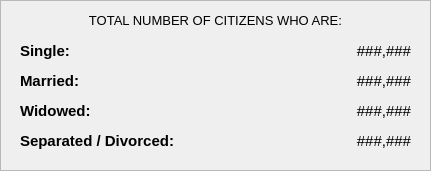
    <widget class="QFrame" name="demo_framePopulationOverview_3">
     <property name="geometry">
      <rect>
       <x>10</x>
       <y>470</y>
       <width>431</width>
       <height>171</height>
      </rect>
     </property>
     <property name="styleSheet">
      <string notr="true">#demo_framePopulationOverview{
	background-color: #fcfcfc;
}</string>
     </property>
     <property name="frameShape">
      <enum>QFrame::Shape::StyledPanel</enum>
     </property>
     <property name="frameShadow">
      <enum>QFrame::Shadow::Raised</enum>
     </property>
     <widget class="QLabel" name="demo_labelTotalMale_4">
      <property name="geometry">
       <rect>
        <x>20</x>
        <y>40</y>
        <width>201</width>
        <height>21</height>
       </rect>
      </property>
      <property name="font">
       <font>
        <family>Arial</family>
        <pointsize>11</pointsize>
        <bold>true</bold>
       </font>
      </property>
      <property name="styleSheet">
       <string notr="true">#demo_labelTotalMale {
	background-color: transparent;
	color: #4f4f4f;
}
</string>
      </property>
      <property name="text">
       <string>Single:</string>
      </property>
      <property name="alignment">
       <set>Qt::AlignmentFlag::AlignLeading|Qt::AlignmentFlag::AlignLeft|Qt::AlignmentFlag::AlignVCenter</set>
      </property>
     </widget>
     <widget class="QLabel" name="demo_labelTotalFemale_4">
      <property name="geometry">
       <rect>
        <x>20</x>
        <y>70</y>
        <width>201</width>
        <height>21</height>
       </rect>
      </property>
      <property name="font">
       <font>
        <family>Arial</family>
        <pointsize>11</pointsize>
        <bold>true</bold>
       </font>
      </property>
      <property name="styleSheet">
       <string notr="true">#demo_labelTotalFemale {
	background-color: transparent;
	color: #4f4f4f;
}
</string>
      </property>
      <property name="text">
       <string>Married:</string>
      </property>
      <property name="alignment">
       <set>Qt::AlignmentFlag::AlignLeading|Qt::AlignmentFlag::AlignLeft|Qt::AlignmentFlag::AlignVCenter</set>
      </property>
     </widget>
     <widget class="QLabel" name="demo_TotalMale_4">
      <property name="geometry">
       <rect>
        <x>250</x>
        <y>40</y>
        <width>161</width>
        <height>21</height>
       </rect>
      </property>
      <property name="font">
       <font>
        <family>Arial</family>
        <pointsize>11</pointsize>
        <bold>false</bold>
       </font>
      </property>
      <property name="styleSheet">
       <string notr="true">#demo_TotalMale {
	background-color: transparent;
	color: #4f4f4f;
}
</string>
      </property>
      <property name="text">
       <string>###,###</string>
      </property>
      <property name="alignment">
       <set>Qt::AlignmentFlag::AlignRight|Qt::AlignmentFlag::AlignTrailing|Qt::AlignmentFlag::AlignVCenter</set>
      </property>
     </widget>
     <widget class="QLabel" name="demo_TotalFemale_4">
      <property name="geometry">
       <rect>
        <x>250</x>
        <y>70</y>
        <width>161</width>
        <height>21</height>
       </rect>
      </property>
      <property name="font">
       <font>
        <family>Arial</family>
        <pointsize>11</pointsize>
        <bold>false</bold>
       </font>
      </property>
      <property name="styleSheet">
       <string notr="true">#demo_TotalFemale {
	background-color: transparent;
	color: #4f4f4f;
}
</string>
      </property>
      <property name="text">
       <string>###,###</string>
      </property>
      <property name="alignment">
       <set>Qt::AlignmentFlag::AlignRight|Qt::AlignmentFlag::AlignTrailing|Qt::AlignmentFlag::AlignVCenter</set>
      </property>
     </widget>
     <widget class="QLabel" name="label_desc_4">
      <property name="geometry">
       <rect>
        <x>0</x>
        <y>10</y>
        <width>431</width>
        <height>20</height>
       </rect>
      </property>
      <property name="font">
       <font>
        <family>Arial</family>
        <pointsize>10</pointsize>
       </font>
      </property>
      <property name="styleSheet">
       <string notr="true">#label_desc{
	color: #969696;
}</string>
      </property>
      <property name="text">
       <string>TOTAL NUMBER OF CITIZENS WHO ARE:</string>
      </property>
      <property name="alignment">
       <set>Qt::AlignmentFlag::AlignCenter</set>
      </property>
     </widget>
     <widget class="QLabel" name="demo_TotalFemale_5">
      <property name="geometry">
       <rect>
        <x>250</x>
        <y>100</y>
        <width>161</width>
        <height>21</height>
       </rect>
      </property>
      <property name="font">
       <font>
        <family>Arial</family>
        <pointsize>11</pointsize>
        <bold>false</bold>
       </font>
      </property>
      <property name="styleSheet">
       <string notr="true">#demo_TotalFemale {
	background-color: transparent;
	color: #4f4f4f;
}
</string>
      </property>
      <property name="text">
       <string>###,###</string>
      </property>
      <property name="alignment">
       <set>Qt::AlignmentFlag::AlignRight|Qt::AlignmentFlag::AlignTrailing|Qt::AlignmentFlag::AlignVCenter</set>
      </property>
     </widget>
     <widget class="QLabel" name="demo_labelTotalFemale_5">
      <property name="geometry">
       <rect>
        <x>20</x>
        <y>100</y>
        <width>201</width>
        <height>21</height>
       </rect>
      </property>
      <property name="font">
       <font>
        <family>Arial</family>
        <pointsize>11</pointsize>
        <bold>true</bold>
       </font>
      </property>
      <property name="styleSheet">
       <string notr="true">#demo_labelTotalFemale {
	background-color: transparent;
	color: #4f4f4f;
}
</string>
      </property>
      <property name="text">
       <string>Widowed:</string>
      </property>
      <property name="alignment">
       <set>Qt::AlignmentFlag::AlignLeading|Qt::AlignmentFlag::AlignLeft|Qt::AlignmentFlag::AlignVCenter</set>
      </property>
     </widget>
     <widget class="QLabel" name="demo_TotalFemale_6">
      <property name="geometry">
       <rect>
        <x>250</x>
        <y>130</y>
        <width>161</width>
        <height>21</height>
       </rect>
      </property>
      <property name="font">
       <font>
        <family>Arial</family>
        <pointsize>11</pointsize>
        <bold>false</bold>
       </font>
      </property>
      <property name="styleSheet">
       <string notr="true">#demo_TotalFemale {
	background-color: transparent;
	color: #4f4f4f;
}
</string>
      </property>
      <property name="text">
       <string>###,###</string>
      </property>
      <property name="alignment">
       <set>Qt::AlignmentFlag::AlignRight|Qt::AlignmentFlag::AlignTrailing|Qt::AlignmentFlag::AlignVCenter</set>
      </property>
     </widget>
     <widget class="QLabel" name="demo_labelTotalFemale_6">
      <property name="geometry">
       <rect>
        <x>20</x>
        <y>130</y>
        <width>201</width>
        <height>21</height>
       </rect>
      </property>
      <property name="font">
       <font>
        <family>Arial</family>
        <pointsize>11</pointsize>
        <bold>true</bold>
       </font>
      </property>
      <property name="styleSheet">
       <string notr="true">#demo_labelTotalFemale {
	background-color: transparent;
	color: #4f4f4f;
}
</string>
      </property>
      <property name="text">
       <string>Separated / Divorced:</string>
      </property>
      <property name="alignment">
       <set>Qt::AlignmentFlag::AlignLeading|Qt::AlignmentFlag::AlignLeft|Qt::AlignmentFlag::AlignVCenter</set>
      </property>
     </widget>
    </widget>
